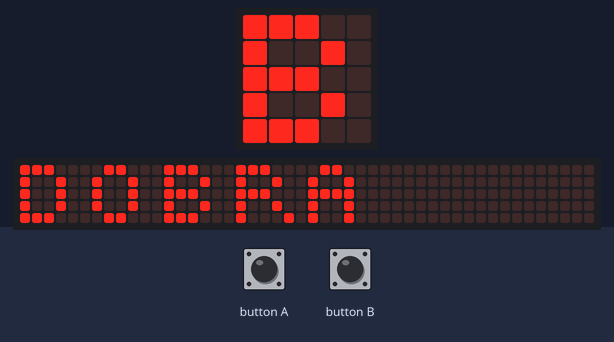
Bench run of a program on a simulated BBC micro:bit (MakeCode). Parts: the board's 5×5 LED display, a strip that is not on the board, showing the scrolling text unrolled. Inputs (shaded band) come from the test bench. The 48×5 strip is a reading aid, not a part: it shows the text the display is scrolling, unrolled, one strip-width of it at a time.

Above: at 1.28 s.
1.3 s: button A pressed for 0.15 s
2.0 s: button A pressed for 0.15 s
2.7 s: button B pressed for 0.15 s
At 2.73 s:
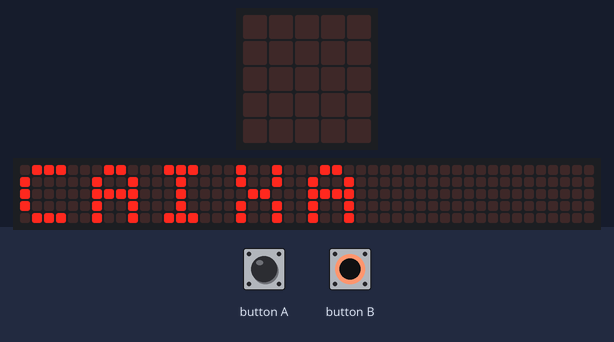
3.4 s: button B pressed for 0.15 s
At 3.4 s:
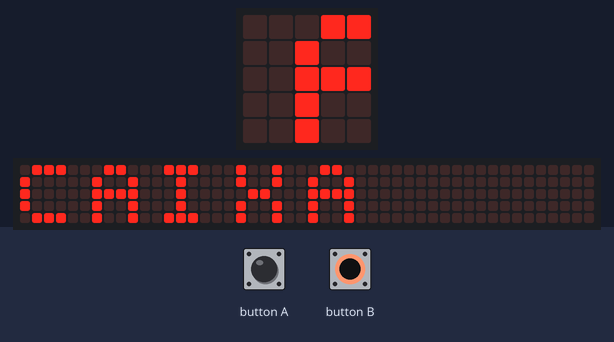
4.1 s: button A pressed for 0.15 s
4.8 s: button B pressed for 0.15 s
At 5.45 s:
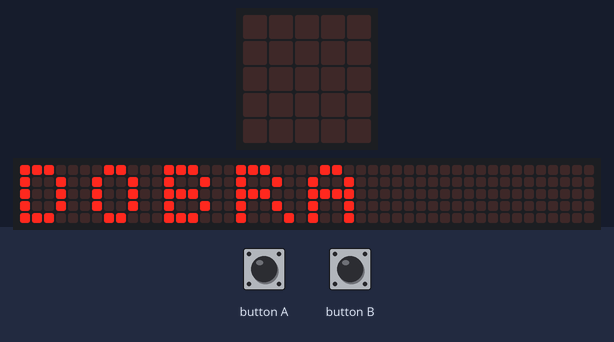

Measured:
- after the input at 4.8 s, the display: first differs from a run without the input after 0.64 s (image 3)

The program:

main.ts
```typescript
let strip: neopixel.Strip = null
let threshold = 0
let group = 0

function getColorForGroup(group: number): number {
    if ( group < 5 ) {
        // Dobra, front four
        return neopixel.colors(NeoPixelColors.Orange)
    } else if ( group < 7 ) {
        // Repinique (tenor/tom-tom), middle right two
        return neopixel.colors(NeoPixelColors.White)
    } else if ( group < 9 ) {
        // Caixa (snare drum), middle left two
        return neopixel.colors(NeoPixelColors.Blue)
    } else {
        // Surdo (bass drum), back four
        return neopixel.colors(NeoPixelColors.Green)
    }
}

function getDrumNameForGroup(group: number): string {
    if (group == 1) {
        return "DOBRA"
    } else if (group == 5) {
        return "REPINIQUE"
    } else if (group == 7) {
        return "CAIXA"
    } else {
        return "SURDO"
    }
}

// We’re only interested in negative acceleration readings
// (see the README) so we check whether the receivedNumber
// is *below* our threshold (default threshold is -500).
radio.onDataPacketReceived( ({ receivedNumber }) =>  {
    if (receivedNumber < threshold) {
        strip.showColor(getColorForGroup(group))
    } else {
        strip.clear()
        strip.show()
    }
})

input.onButtonPressed(Button.A, () => {
    if (group == 1) {
        group = 9
    } else if (group == 5) {
        group = 1
    } else if (group == 7) {
        group = 5
    } else {
        group = 7
    }
    radio.setGroup(group)
})

input.onButtonPressed(Button.B, () => {
    if (group == 1) {
        group = 5
    } else if (group == 5) {
        group = 7
    } else if (group == 7) {
        group = 9
    } else {
        group = 1
    }
    radio.setGroup(group)
})

basic.forever(() => {
    basic.showString(getDrumNameForGroup(group), 75)
})

group = 1
threshold = -500
strip = neopixel.create(DigitalPin.P0, 24, NeoPixelMode.RGB)

radio.setGroup(group)
strip.clear()
strip.show()
```

test.ts
```typescript
// tests go here; this will not be compiled when this package is used as a library
```
